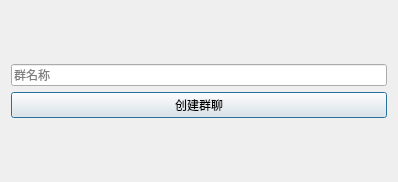
<?xml version="1.0" encoding="UTF-8"?>
<ui version="4.0">
 <class>CreateChatGroup</class>
 <widget class="QDialog" name="CreateChatGroup">
  <property name="geometry">
   <rect>
    <x>0</x>
    <y>0</y>
    <width>398</width>
    <height>182</height>
   </rect>
  </property>
  <property name="windowTitle">
   <string>CreateChatGroup</string>
  </property>
  <layout class="QVBoxLayout" name="verticalLayout_2">
   <item>
    <layout class="QVBoxLayout" name="verticalLayout">
     <item>
      <widget class="QLineEdit" name="le_groupName">
       <property name="placeholderText">
        <string>群名称</string>
       </property>
      </widget>
     </item>
     <item>
      <widget class="QPushButton" name="btn_createChatGroup">
       <property name="text">
        <string>创建群聊</string>
       </property>
      </widget>
     </item>
    </layout>
   </item>
  </layout>
 </widget>
 <layoutdefault spacing="6" margin="11"/>
 <resources/>
 <connections/>
</ui>
